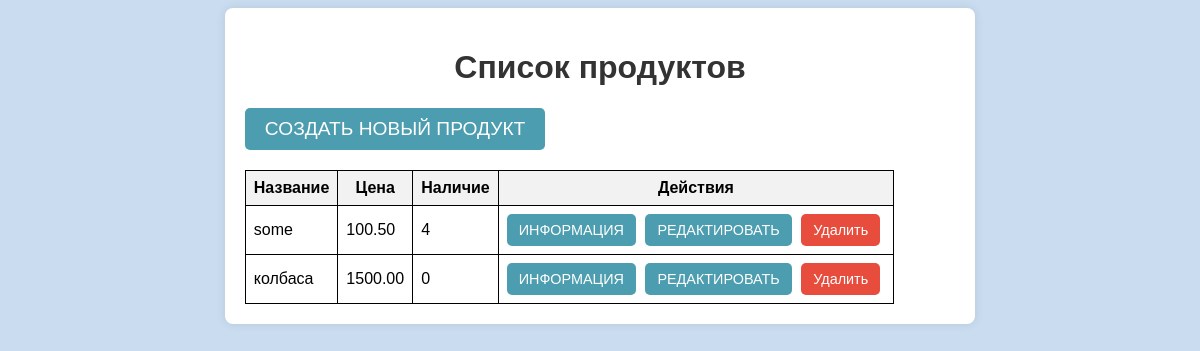
Screenshot of /products/ with the database file from the repository.
### products/models.py (models this page shows, shortened)
class Product(models.Model):
    objects = models.Manager()
    name = models.CharField(max_length=255, unique=True)
    description = models.TextField(null=True, blank=True)
    price = models.DecimalField(max_digits=10, decimal_places=2)
    count = models.PositiveIntegerField(default=0)

### products/views.py (the view)
# urls.py: path('', product_list, name='product_list'),
def product_list(request):
    products = Product.objects.all()
    return render(request, 'products/product_list.html',
                  {'products': products})

### templates/products/product_list.html (shortened to what this page needs)
{% load static %}
<!DOCTYPE html>
<html lang="en">
<head>
    <link rel="stylesheet" href="{% static 'style.css' %}">
</head>
<body>
<div class="detail-container">
    <h1>Список продуктов</h1>
    <form action="{% url 'product_create' %}" method="GET"
          style="display:inline;">
        <button type="submit" class="create-buyer-button">Создать
            новый продукт
        </button>
    </form>
    <table>
        <thead>
        <tr>
            <th>Название</th>
            <th>Цена</th>
            <th>Наличие</th>
            <th>Действия</th>
        </tr>
        </thead>
        <tbody>
        {% for product in products %}
            <tr>
                <td>{{ product.name }}</td>
                <td>{{ product.price }}</td>
                <td>{{ product.count }}</td>
                <td class="button-group">
                    <a href="{% url 'product_detail' product.id %}"
                       class="button-link">Информация</a>
                    <a href="{% url 'product_update' product.id %}"
                       class="button-link">Редактировать</a>
                    <form action="{% url 'product_delete' product.id %}"
                          method="GET" style="display:inline;">
                        <button type="submit" class="delete-button">Удалить
                        </button>
                    </form>
                </td>
            </tr>
        {% empty %}
            <tr>
                <td colspan="4">Нет доступных продуктов.</td>
            </tr>
        {% endfor %}
        </tbody>
    </table>
</div>
</body>
</html>

### static/style.css (style rules this page uses)
body { background-color: rgba(129, 175, 221, 0.42); }
h1 { text-align: center; }
table, th, td { border: 1px solid black; border-collapse: collapse; padding: 8px; }
th { background-color: #f2f2f2; }
.create-buyer-button { font-size: 1.2em; padding: 10px 20px; margin-bottom: 20px; background-color: #4c9daf; color: white; border: none; border-radius: 5px; cursor: pointer; text-transform: uppercase; }
body { font-family: Arial, sans-serif; }
.detail-container { width: 60%; margin: 0 auto; background-color: #ffffff; padding: 20px; border-radius: 8px; box-shadow: 0px 0px 10px rgba(0, 0, 0, 0.1); }
.detail-container h1 { text-align: center; color: #333; }
.button-group { text-align: center; margin-top: 20px; }
.button-group form, .button-group a { display: inline-block; }
.button-group button, .button-group a.button-link { font-size: 0.9em; padding: 8px 12px; background-color: #4c9daf; color: white; border: none; border-radius: 5px; cursor: pointer; text-decoration: none; margin-right: 5px; }
.button-group button.delete-button { background-color: #e74c3c; color: white; }
h1 { text-align: center; color: #343a40; }
div { margin-bottom: 15px; }
button { background-color: #4c9daf; color: white; padding: 10px 15px; border: none; border-radius: 4px; cursor: pointer; }
.button-link, .edit-link { background-color: #4c9daf; color: white; padding: 8px 12px; border-radius: 5px; text-decoration: none; cursor: pointer; text-transform: uppercase; }
.delete-button { background-color: #e74c3c; color: white; padding: 8px 12px; border: none; border-radius: 5px; cursor: pointer; }

### rows the page displays
Product: name "some", price "100.50", count "4"
Product: name "колбаса", price "1500.00", count "0"
